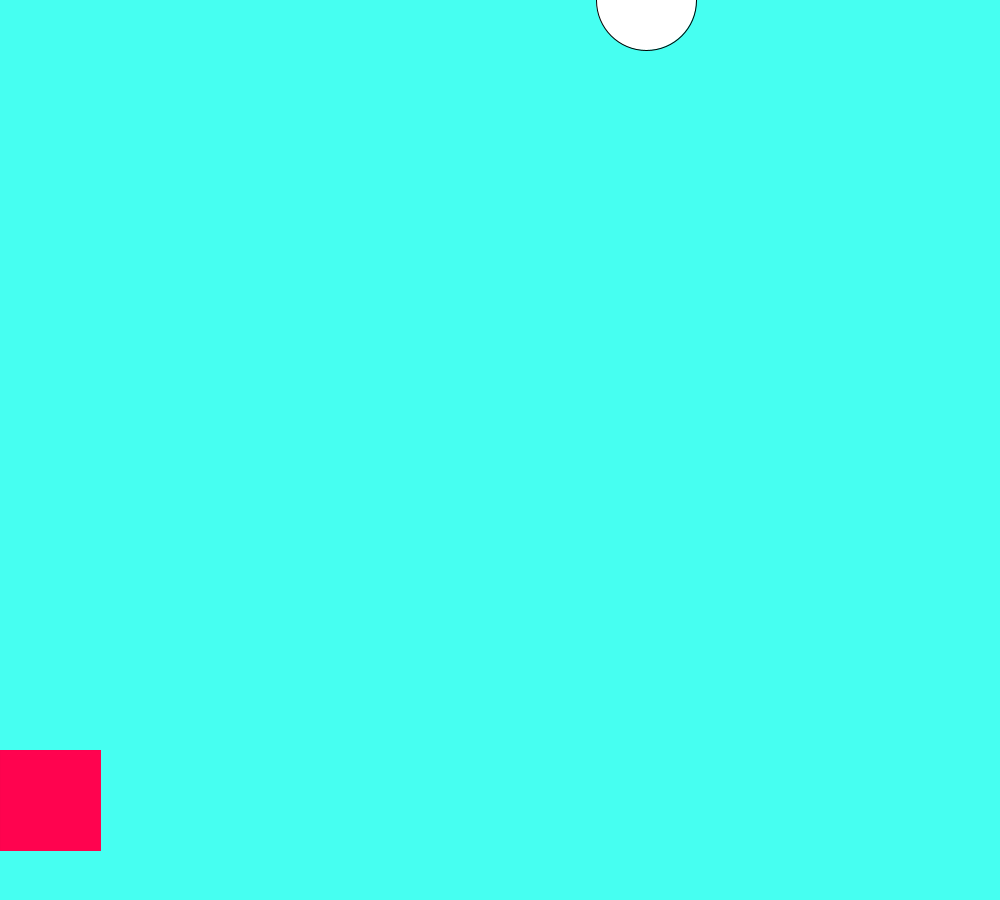
Frame 1 (no input)
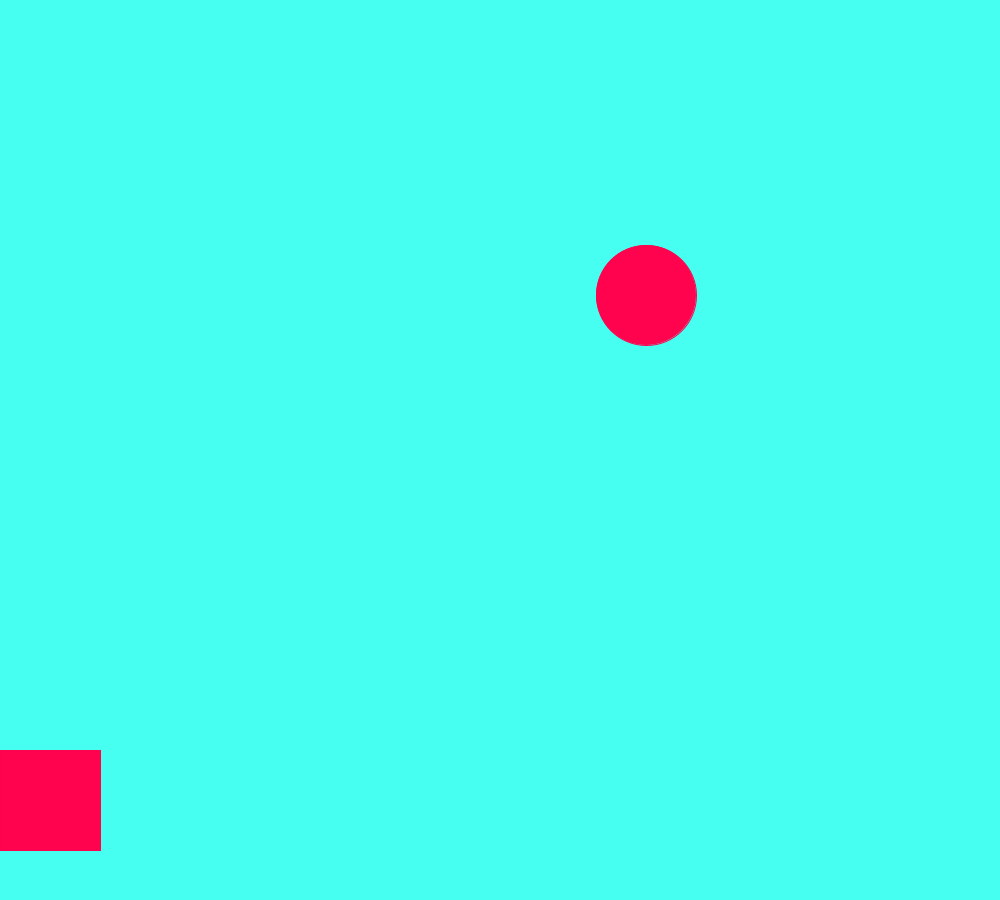
Frame 60 (the mouse pressed at the canvas centre just before this capture)
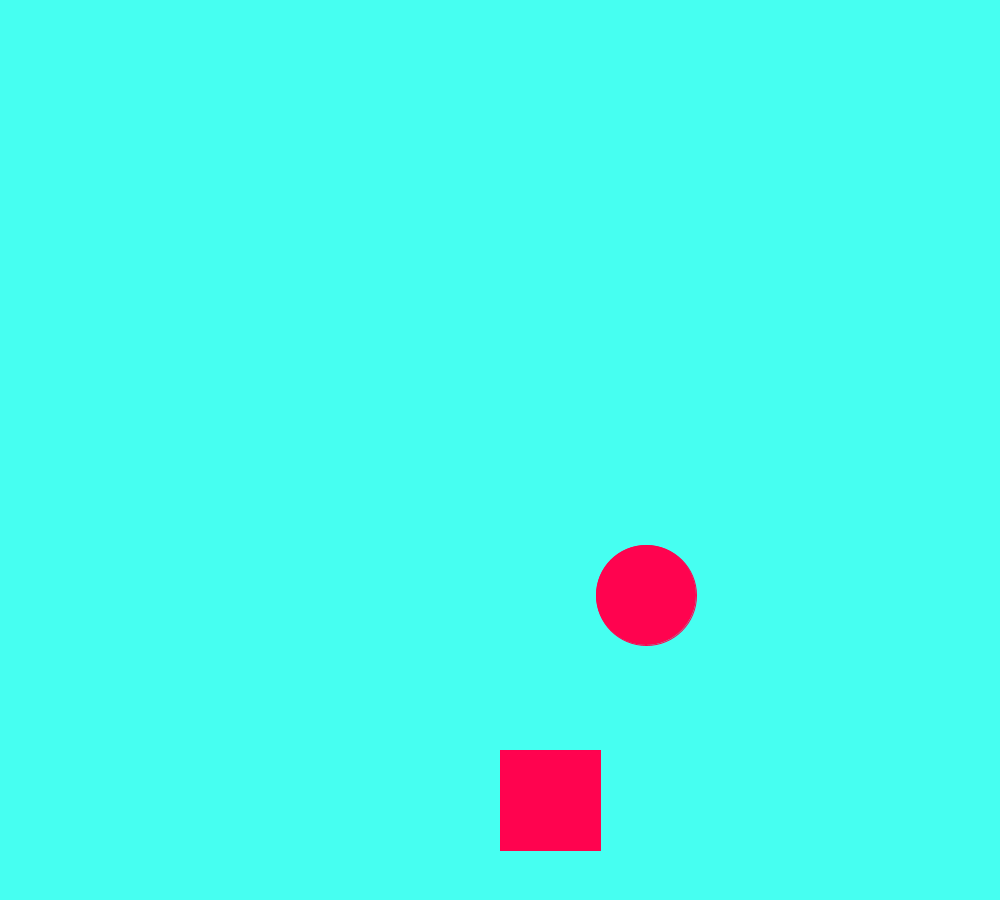
Frame 120 (the mouse held since frame 60 and released just before this capture)

The Processing sketch that drew these frames (run headless with seeded random() and noise(); from frame 60 on, the mouse is pressed at the canvas centre):

// Processing sketch: Rain_game
// ── Rain_game.pde
int y=0;
int x=0;
int score;


void setup(){
  size(1000,900);
  x=(int)random(1000);
}
  void draw (){
  background(70,255,241);
  ellipse(x,y,100,100);
  fill(255,3,79);
  stroke(252,3,78);
  
  y+=5;
  
  if(y>=900){
   y=0; 
  }
  
  rect (mouseX,750,100,100);
  


}

  
  
  
  
  
  
  
  
